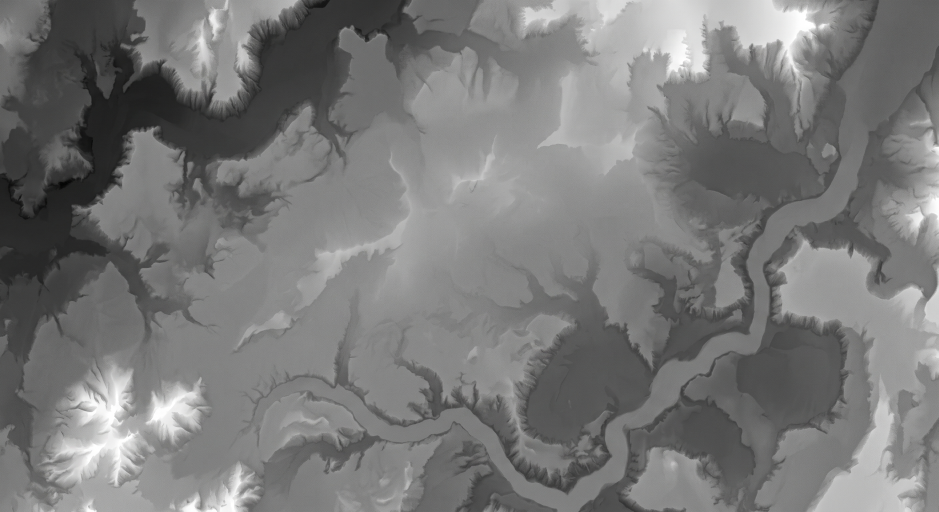
#> input picture tests/mapa.jpg, 2816 x 1536 px (shown at 1/3 size)
$ python make_cave_scan_texture.py ../tests/mapa.jpg out
#> lines starting #> are read from the running program, lines starting #| are printed output that depends on the picture
#> in main, atlas is the input picture: PIL image 2816x1536 RGB; mean R, G, B 121.1, 121.1, 120.8
"""Textura de pared de caverna estilizada a partir del atlas del escaneo de la Gruta do Janelão.

Uso: python tools/make_cave_scan_texture.py <atlas.png> [salida_dir]
  <atlas.png>  textura del .glb del escaneo (Image_0, 1024x1024), extraída con Blender.
  salida_dir   por defecto assets/textures/dungeon/

Genera cave_scan_albedo.png / cave_scan_normal.png (1024, tileables) para cave_rock.gdshader:
  1. recorta varias zonas limpias de roca del atlas (sin huecos borrosos del atlas),
  2. las vuelve casi grises (el shader tiñe con la paleta del nivel; las pinturas rojas desaparecen),
  3. estiliza: filtro de moda/mediana + posterizado suave + líneas oscuras en las grietas,
  4. las hace tileables (cruce de 4 copias desplazadas medio tile),
  5. iguala la media a rock_albedo.png (para que tint_gain del shader siga valiendo),
  6. normal map desde la luminancia (Sobel).
"""
import sys, os
import numpy as np
from PIL import Image, ImageFilter

ROOT = os.path.dirname(os.path.dirname(os.path.abspath(__file__)))
OUT = 1024
# Zonas del atlas (x0, y0, x1, y1) con roca bien escaneada
PATCHES = [(425, 160, 685, 410), (80, 250, 330, 500), (610, 40, 860, 290)]
LEVELS = 7          # niveles de luminancia del posterizado
POSTER_MIX = 0.55   # 0 = foto, 1 = posterizado duro
CRACK_DARK = 0.35   # cuánto oscurecen las grietas
CONTRAST = 0.55     # contraste final de la luminancia (1 = estirado al 2-98%)


def lum(a):
    return a @ np.array([0.299, 0.587, 0.114])


def seamless(a, band=0.45):
    """Tileable por ejes: en cada eje mezcla la imagen con su copia desplazada medio tile, usando la
    copia solo cerca del borde (donde la original tiene la costura). La costura de la copia queda en el
    centro, donde manda la original. Primero en X y luego en Y."""
    for axis in (1, 0):
        n = a.shape[axis]
        t = np.abs(np.linspace(-1, 1, n))                       # 0 centro, 1 borde
        m = np.clip((1.0 - t) / band, 0, 1)
        m = m * m * (3 - 2 * m)                                 # smoothstep: 1 centro, 0 borde
        m = m[None, :, None] if axis == 1 else m[:, None, None]
        a = a * m + np.roll(a, n // 2, axis) * (1 - m)
    return a


def wrap_filter(a, fn):
    """Aplica un filtro PIL sobre la imagen repetida 3x3 y devuelve el centro: no rompe el tileado."""
    h, w = a.shape[:2]
    big = np.tile(a, (3, 3, 1) if a.ndim == 3 else (3, 3))
    im = fn(Image.fromarray((np.clip(big, 0, 1) * 255).astype(np.uint8)))
    return (np.asarray(im, dtype=np.float64) / 255.0)[h:2 * h, w:2 * w]


def patch_mosaic(atlas):
    """Compone una base de 512 con los parches (uno de fondo + los otros fundidos con máscaras suaves)."""
    tiles = []
    for p in PATCHES:
        t = atlas.crop(p).resize((512, 512), Image.BICUBIC)
        tiles.append(np.asarray(t, dtype=np.float64) / 255.0)
#> after the loop, tiles = 3 items
    base = tiles[0].copy()
    yy, xx = np.mgrid[0:512, 0:512] / 512.0
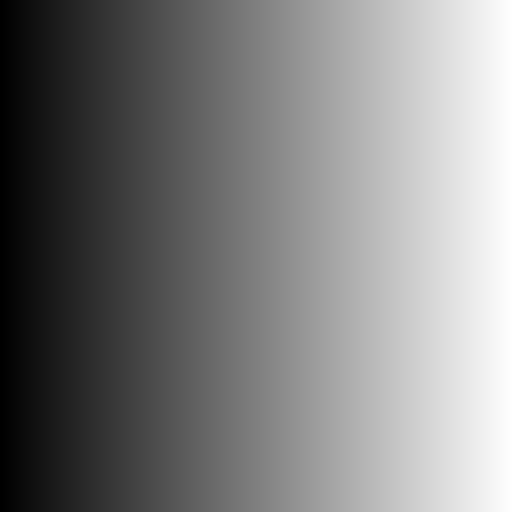
#> xx: shape (512, 512) float64; min 0, max 0.998, mean 0.499
    rng = np.random.default_rng(7)
    for t in tiles[1:]:
        cx, cy = rng.uniform(0.25, 0.75, 2)
        m = np.clip(1.0 - np.hypot(xx - cx, yy - cy) / 0.35, 0, 1) ** 2
        base = base * (1 - m[..., None]) + t * m[..., None]
#> this loop made 2 passes
#> (cx, cy) on passes 1 to 2: (0.563, 0.699), (0.638, 0.363)
#> pass 1, in patch_mosaic, `m = np.clip(1.0 - np.hypot(xx - cx, yy - cy) / 0.35, 0, 1) ** 2`:
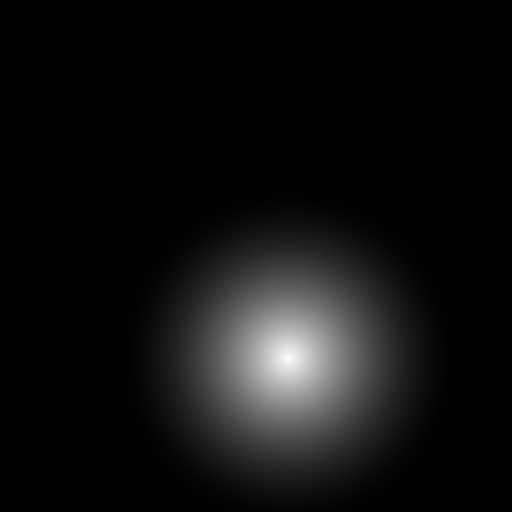
#> m: shape (512, 512) float64; min 0, max 0.996, mean 0.0641
    return base


def main():
    src = sys.argv[1]
    out_dir = sys.argv[2] if len(sys.argv) > 2 else os.path.join(ROOT, "assets", "textures", "dungeon")
    atlas = Image.open(src).convert("RGB")
    a = patch_mosaic(atlas)
    # Casi gris: conserva un 18% del color (variación cálida/fría sutil), las pinturas rojas se van
    l = lum(a)[..., None]
    a = l + (a - l) * 0.18
    a = seamless(a)
    # Estilizado: mediana (aplana el ruido fotográfico) + posterizado suave de la luminancia
    a = wrap_filter(a, lambda im: im.filter(ImageFilter.MedianFilter(7)).filter(ImageFilter.ModeFilter(5)))
#> in wrap_filter, `big = np.tile(a, (3, 3, 1) if a.ndim == 3 else (3, 3))`:
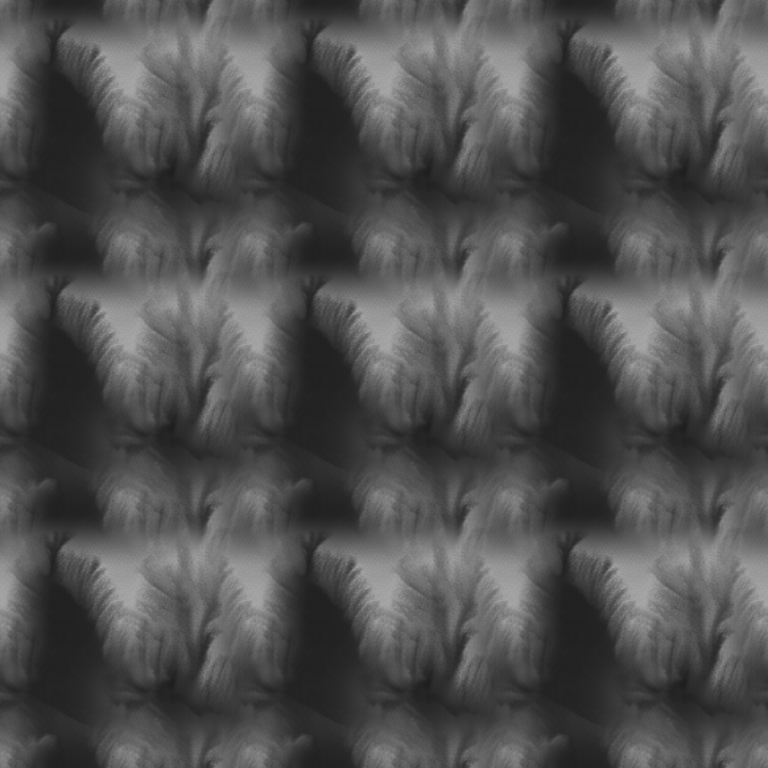
#> big: shape (1536, 1536, 3) float64 (shown at 1/2 size); mean of channels 0, 1, 2 0.318, 0.318, 0.317; drawn as R, G, B
    l = lum(a)
    lo, hi = np.percentile(l, 2), np.percentile(l, 98)
#> lo = 0.133; hi = 0.6
    ln = np.clip((l - lo) / (hi - lo), 0, 1)
    lp = np.round(ln * (LEVELS - 1)) / (LEVELS - 1)
    lmix = ln * (1 - POSTER_MIX) + lp * POSTER_MIX
    # Grietas: zonas bastante más oscuras que su entorno → líneas oscuras de "dibujo"
    blur = wrap_filter(ln, lambda im: im.filter(ImageFilter.GaussianBlur(6)))
    crack = np.clip((blur - ln - 0.08) * 6.0, 0, 1)
    lmix = lmix * (1 - crack * CRACK_DARK)
    lmix = lmix.mean() + (lmix - lmix.mean()) * CONTRAST
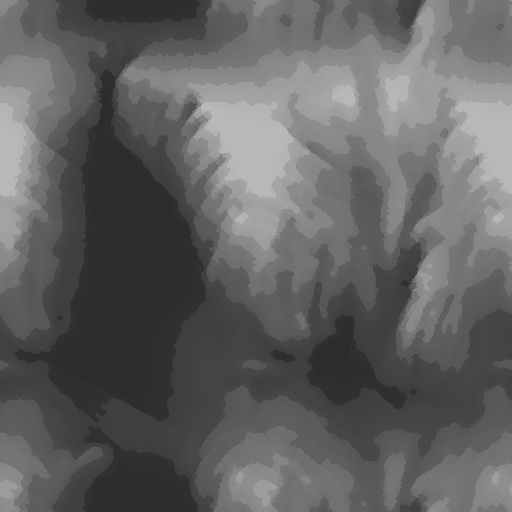
#> lmix: shape (512, 512) float64; min 0.174, max 0.724, mean 0.386
    a = a * ((lmix + 0.05) / (l + 0.05))[..., None]
    # Igualar la media de rock_albedo.png (en sRGB)
    ref_path = os.path.join(out_dir, "rock_albedo.png")
    ref = np.asarray(Image.open(ref_path).convert("RGB"), dtype=np.float64).mean((0, 1)) / 255.0 if os.path.exists(ref_path) else np.array([0.644, 0.62, 0.584])
#> ref = [0.644, 0.62, 0.584]
    a = a * (ref / a.mean((0, 1)))
    a = np.clip(a, 0, 1)
    alb = Image.fromarray((a * 255).astype(np.uint8)).resize((OUT, OUT), Image.BICUBIC)
    alb.save(os.path.join(out_dir, "cave_scan_albedo.png"))
    # Normal map desde la altura (luminancia suavizada), tileable con np.roll
    hgt = np.asarray(alb.convert("L").filter(ImageFilter.GaussianBlur(2.5)), dtype=np.float64) / 255.0
    dx = (np.roll(hgt, -1, 1) - np.roll(hgt, 1, 1)) * 0.5
    dy = (np.roll(hgt, -1, 0) - np.roll(hgt, 1, 0)) * 0.5
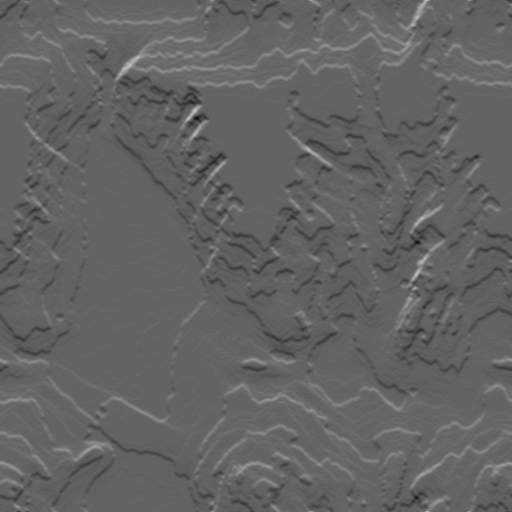
#> dy: shape (1024, 1024) float64 (shown at 1/2 size); min -0.0353, max 0.0549, mean -1.61e-20; drawn with min black and max white
    k = 9.0
    n = np.dstack([-dx * k, dy * k, np.ones_like(hgt)])
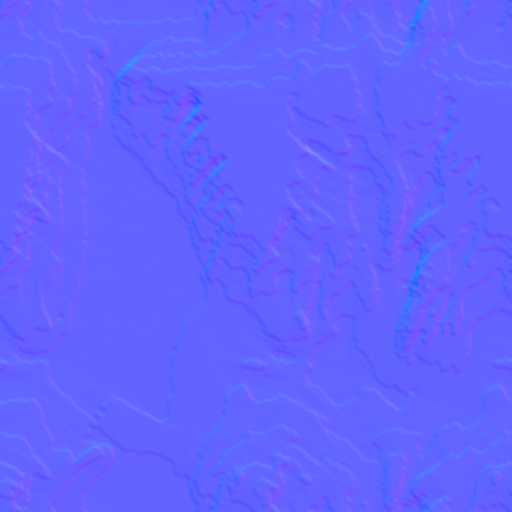
#> n: shape (1024, 1024, 3) float64 (shown at 1/2 size); mean of channels 0, 1, 2 -2.36e-19, 3.23e-16, 1; drawn with min black and max white
    n /= np.linalg.norm(n, axis=2, keepdims=True)
    Image.fromarray(((n * 0.5 + 0.5) * 255).astype(np.uint8)).save(os.path.join(out_dir, "cave_scan_normal.png"))
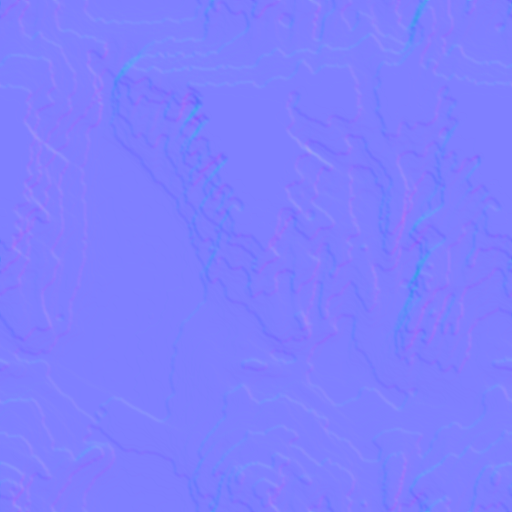
#> saved as cave_scan_normal.png: PIL image 1024x1024 RGB (shown at 1/2 size); mean R, G, B 127, 127, 254.3
    print("ok", out_dir, "media", np.round(a.mean((0, 1)), 3))
#| ok out media [0.63  0.611 0.579]


if __name__ == "__main__":
    main()
